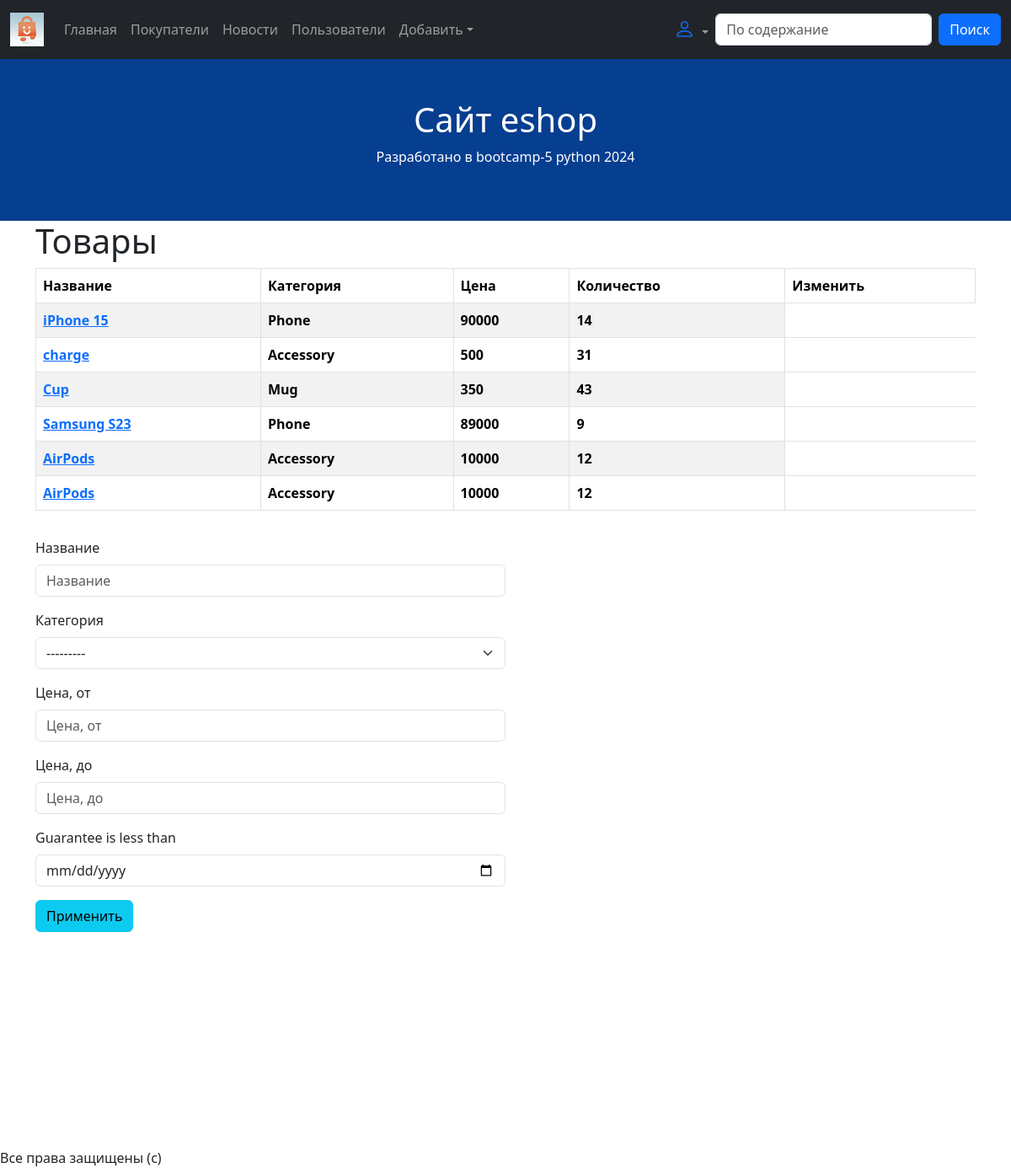
The app's page / (signed in) with its own data.
### core/models.py (models this page shows, shortened)
class Product(models.Model):
    name = models.CharField(max_length=100)
    description = models.TextField(null=True, blank=True)
    price = models.IntegerField()
    qty = models.IntegerField(default=0)
    image = models.ImageField(upload_to='product_images/', null=True, blank=True)
    category = models.ForeignKey(
        to=Category,
        on_delete=models.SET_NULL,
        null=True, blank=True,
        verbose_name="Категория",
    )
    rating = models.IntegerField(default=0)
    guarantee = models.DateField(null=True, blank=True)
    expiration_date = models.DateField(null=True, blank=True)
    created_at = models.DateTimeField(null=True, auto_now_add=True)
    updated_at = models.DateTimeField(null=True, auto_now=True)
    costumer_views = models.ManyToManyField(
        to=Costumer,
        blank=True
    )
    views_qty = models.IntegerField(default=0)
    photo = models.ImageField(
        verbose_name="фото",
        upload_to="profiles/",
        null=True, blank=True
    )

class Category(models.Model):
    name = models.CharField(max_length=100)
    def __str__(self):
        return self.name

### core/views.py (the view)
# urls.py: path('', homepage),
def homepage(request):
    product_list = Product.objects.all()
    filter_object = ProductFilter(
        data=request.GET,
        queryset=product_list
    )
    context = {"filter_object": filter_object}
    return render(request, 'index.html', context)

### core/templates/index.html (shortened to what this page needs)
{% extends 'base.html' %}
{% load django_bootstrap5 %}
{% block content %}
<h1>Товары</h1>
<table class="table table-striped table-bordered table-hover">
	<thead>
		<tr>
			<th>Название</th>
			<th>Категория</th>
			<th>Цена</th>
			<th>Количество</th>
			<th>Изменить</th>
		</tr>
	</thead>
	<tbody>
		{% for product in filter_object.qs %}
		<tr>
			<th><a href="/product/{{ product.id }}/">{{ product.name }}</a></th>
			<th>{{ product.category }}</th>
			<th>{{ product.price }}</th>
			<th>{{ product.qty }}</th>
		</tr>
	{% endfor %}
	</tbody>
</table>
<p class="row">
    <form class="col-lg-6" method="get">
        {% bootstrap_form filter_object.form %}
        <button class="btn btn-info">Применить</button>
    </form>
</p>
{% endblock %}

### records on screen
Product: name "iPhone 15", category "Phone", price "90000", qty "14"
Product: name "charge", category "Accessory", price "500", qty "31"
Product: name "Cup", category "Mug", price "350", qty "43"
Product: name "Samsung S23", category "Phone", price "89000", qty "9"
Product: name "AirPods", category "Accessory", price "10000", qty "12"
Product: name "AirPods", category "Accessory", price "10000", qty "12"
